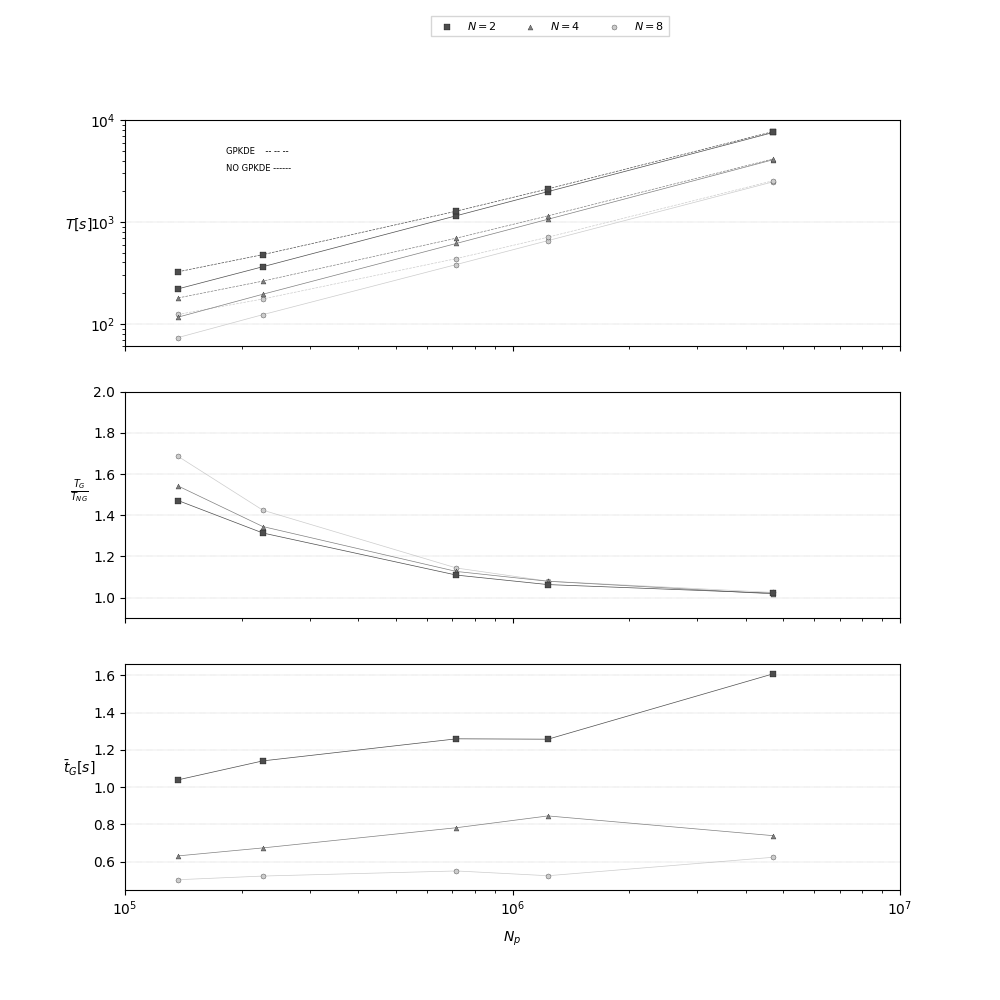

Write the Python code that produced this figure.
import os 
import numpy as np
import pandas as pd
import matplotlib.pyplot as plt


# figure
fig     = plt.figure(figsize=(10,10))
ax0     = fig.add_subplot(311)
ax1     = fig.add_subplot(312)
ax2     = fig.add_subplot(313)
scsz    = 13
tx      = 0.13
ty      = 0.85
fs      = 6
xlims   = [1e5,1e7]
lw      = 0.2

# data
fname   = 'data.csv'
basedir = os.getcwd()
df      = pd.read_csv(os.path.join(basedir, fname ), index_col=None) 
NTS     = 100 # the number of timeseries snapshots


###################################
######## OMP 8
###################################
dfg     = df[(df['gpkde']==1)&(df['nthreads']==8)]
dfn     = df[(df['gpkde']==0)&(df['nthreads']==8)]
marker  = 'o'
color   = 3*[0.8]
label   = '$N=8$'


ax = ax0
ax.scatter(dfn['nparticles'], dfn['time'], s=scsz, marker=marker, edgecolor='k', linewidth=lw, facecolor=color, zorder=3, label=label )
ax.scatter(dfg['nparticles'], dfg['time'], s=scsz, marker=marker, edgecolor='k', linewidth=lw, facecolor=color, zorder=3,     )
ax.grid(axis='y', linewidth=0.3, color=3*[0.5], linestyle=':', zorder=0)
ax.plot(dfg['nparticles'], dfg['time'], color=color, linewidth=0.5,  zorder=2, linestyle='--')
ax.plot(dfn['nparticles'], dfn['time'], color=color, linewidth=0.5,  zorder=2, linestyle='-')
ax.set_ylabel('$T[s]$', rotation=0, labelpad=8)
ax.tick_params(axis='x', labelbottom=False )
ax.text( tx, ty, 'GPKDE    -- -- --', transform=ax.transAxes, fontsize=fs )
ax.text( tx, ty-0.075, 'NO GPKDE ------', transform=ax.transAxes, fontsize=fs )
ax.set_xscale('log')
ax.set_xlim(xlims)

ax    = ax1
asd   = dfg['time'].to_numpy()/dfn['time'].to_numpy()
nthr8 = ax.scatter(dfg['nparticles'], asd , s=scsz, marker=marker, edgecolor='k', linewidth=lw, facecolor=color, zorder=2 )
ax.plot(dfg['nparticles'], asd , color=color, linewidth=0.5,  zorder=1)
ax.set_ylabel('$\\frac{T_{G}}{T_{NG}}$', rotation=0, labelpad=10)
ax.grid(axis='y', linewidth=0.3, color=3*[0.5], linestyle=':', zorder=0)
ax.tick_params(axis='x',labelbottom=False)
ax.set_xscale('log')
ax.set_xlim(xlims)

ax    = ax2 
asd   = np.abs( dfg['time'].to_numpy() - dfn['time'].to_numpy() )/NTS
nthr2 = ax.scatter(dfg['nparticles'], asd , s=scsz, marker=marker, edgecolor='k', linewidth=lw, facecolor=color, zorder=2 )
ax.plot(dfg['nparticles'], asd , color=color, linewidth=0.5,  zorder=1)
ax.grid(axis='y', linewidth=0.3, color=3*[0.5], linestyle=':', zorder=0)
ax.set_xlim(xlims)
ax.set_xscale('log')
ax.set_xlabel('$N_p$', rotation=0, labelpad=8)
ax.set_ylabel('$\\bar{t}_{G}[s]$', rotation=0, labelpad=10)


###################################
######## OMP 4
###################################
dfg    = df[(df['gpkde']==1)&(df['nthreads']==4)]
dfn    = df[(df['gpkde']==0)&(df['nthreads']==4)]
marker = '^'
color  = 3*[0.5]
label  = '$N=4$'


ax = ax0
ax.scatter(dfn['nparticles'], dfn['time'], s=scsz, marker=marker, edgecolor='k', linewidth=lw, facecolor=color, zorder=3, label=label )
ax.scatter(dfg['nparticles'], dfg['time'], s=scsz, marker=marker, edgecolor='k', linewidth=lw, facecolor=color, zorder=3,     )
ax.set_ylabel('$T[s]$', rotation=0, labelpad=8)
ax.grid(axis='y', linewidth=0.3, color=3*[0.5], linestyle=':', zorder=0)
ax.plot(dfg['nparticles'], dfg['time'], color=color, linewidth=0.5,  zorder=2, linestyle='--')
ax.plot(dfn['nparticles'], dfn['time'], color=color, linewidth=0.5,  zorder=2, linestyle='-')
ax.tick_params(axis='x', labelbottom=False )

ax    = ax1
asd   = dfg['time'].to_numpy()/dfn['time'].to_numpy()
nthr4 = ax.scatter(dfg['nparticles'], asd , s=scsz, marker=marker, edgecolor='k', linewidth=lw, facecolor=color, zorder=2 )
ax.plot(dfg['nparticles'], asd , color=color, linewidth=0.5,  zorder=1)
ax.grid(axis='y', linewidth=0.3, color=3*[0.5], linestyle=':', zorder=0)

ax    = ax2
asd   = np.abs( dfg['time'].to_numpy() - dfn['time'].to_numpy() )/NTS
nthr2 = ax.scatter(dfg['nparticles'], asd , s=scsz, marker=marker, edgecolor='k', linewidth=lw, facecolor=color, zorder=2 )
ax.plot(dfg['nparticles'], asd , color=color, linewidth=0.5,  zorder=1)
ax.grid(axis='y', linewidth=0.3, color=3*[0.5], linestyle=':', zorder=0)
ax.set_xscale('log')


###################################
######## OMP 2
###################################
dfg    = df[(df['gpkde']==1)&(df['nthreads']==2)]
dfn    = df[(df['gpkde']==0)&(df['nthreads']==2)]
marker = 's'
color  = 3*[0.3]
label  = '$N=2$'


ax = ax0
ax.scatter(dfn['nparticles'], dfn['time'], s=scsz, marker=marker, edgecolor='k', linewidth=lw, facecolor=color, zorder=3, label=label )
ax.scatter(dfg['nparticles'], dfg['time'], s=scsz, marker=marker, edgecolor='k', linewidth=lw, facecolor=color, zorder=3,     )
ax.set_ylabel('$T[s]$', rotation=0, labelpad=8)
ax.grid(axis='y', linewidth=0.3, color=3*[0.5], linestyle=':', zorder=0)
ax.plot(dfg['nparticles'], dfg['time'], color=color, linewidth=0.5,  zorder=2, linestyle='--')
ax.plot(dfn['nparticles'], dfn['time'], color=color, linewidth=0.5,  zorder=2, linestyle='-')
ax.tick_params(axis='x', labelbottom=False )
ax.set_yscale('log')
ax.set_xscale('log')
ax.set_ylim([6e1,1e4])
ax.set_xlim([1e5,1e7])

ax    = ax1
asd   = dfg['time'].to_numpy()/dfn['time'].to_numpy()
nthr2 = ax.scatter(dfg['nparticles'], asd , s=scsz, marker=marker, edgecolor='k', linewidth=lw, facecolor=color, zorder=2 )
ax.plot(dfg['nparticles'], asd , color=color, linewidth=0.5,  zorder=1)
ax.grid(axis='y', linewidth=0.3, color=3*[0.5], linestyle=':', zorder=0)
ax.set_xscale('log')
ax.set_ylim([0.9,2])
ax.set_xlim([1e5,1e7])

ax    = ax2
asd   = np.abs( dfg['time'].to_numpy() - dfn['time'].to_numpy() )/NTS
nthr2 = ax.scatter(dfg['nparticles'], asd , s=scsz, marker=marker, edgecolor='k', linewidth=lw, facecolor=color, zorder=2 )
ax.plot(dfg['nparticles'], asd , color=color, linewidth=0.5,  zorder=1)
ax.grid(axis='y', linewidth=0.3, color=3*[0.5], linestyle=':', zorder=0)
ax.set_xscale('log')


fig.legend(
    [
        nthr2,
        nthr4,
        nthr8
    ],
    ['$N=2$','$N=4$','$N=8$'],
    loc='upper center',
    bbox_to_anchor=[0.55,0.99],
    ncol=3,
    fontsize=8,
    fancybox=False,
    borderpad=0.4
)

plt.savefig('figure_timeseries.png')
